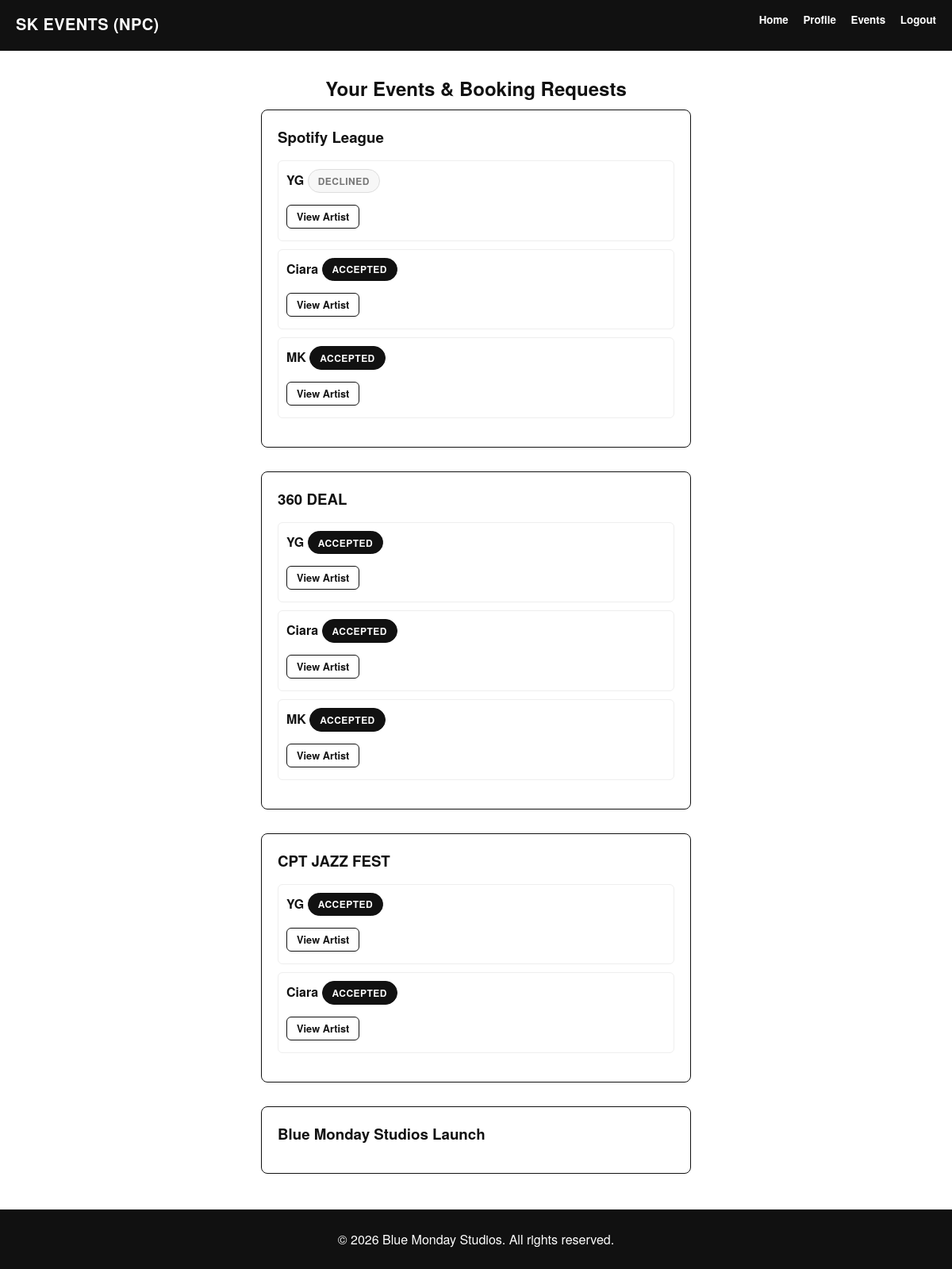
Page /profile/organiser/events/ (signed in) on the committed database.
### core/models.py (models this page shows, shortened)
class Event(models.Model):
    organiser = models.ForeignKey(OrganiserProfile, on_delete=models.CASCADE,)
    title = models.CharField(max_length=200)
    image = models.ImageField(upload_to="event_images/")
    created_at = models.DateTimeField(auto_now_add=True)

class BookingRequest(models.Model):
    STATUS_CHOICES = (
        ("PENDING", "Pending"),
        ("ACCEPTED", "Accepted"),
        ("DECLINED", "Declined"),
    )
    event = models.ForeignKey(Event, on_delete=models.CASCADE)
    artist = models.ForeignKey(ArtistProfile, on_delete=models.CASCADE)
    status = models.CharField(max_length=10, choices=STATUS_CHOICES, default="PENDING")
    created_at = models.DateTimeField(auto_now_add=True)
    class Meta:
        unique_together = ("event", "artist")  # 🔒 prevents duplicates

class ArtistProfile(models.Model):
    user = models.OneToOneField(User, on_delete=models.CASCADE, related_name="artist")
    stage_name = models.CharField(max_length=100, blank=True)
    social_link = models.URLField(blank=True)
    audio = models.FileField(upload_to="artist_audio/", blank=True, null=True)

### core/views.py (the view)
# urls.py: path("profile/organiser/events/", views.organiser_events, name="organiser-events"),
@login_required
def organiser_events(request):
    user = request.user
    events = Event.objects.filter(organiser=user.organiserprofile)
    bookings = BookingRequest.objects.filter(
        event__in=events
    ).select_related("artist", "event")
    return render(
        request,
        "profile/organiser/events.html",
        {
            "events": events,
            "bookings": bookings,
        },
    )

### templates/profile/organiser/events.html (shortened to what this page needs)
{% extends "layout.html" %}
{% block content %}
<h2>Your Events & Booking Requests</h2>
{% for event in events %}
    <div class="card">
        <h3>{{ event.title }}</h3>
        <ul>
        {% for booking in bookings %}
            {% if booking.event.id == event.id %}
                <li>
                    <strong>{{ booking.artist.stage_name }}</strong>
                    <span class="status-badge status-{{ booking.status|lower }}">
                        {{ booking.status }}
                    </span>
                    <div class="event-actions">
                        <a class="btn secondary small" href="{% url 'artist-review' booking.artist.id %}">
                            View Artist
                        </a>
                    </div>
                </li>
            {% endif %}
        {% empty %}
            <li>No booking requests yet.</li>
        {% endfor %}
        </ul>
    </div>
{% empty %}
    <p>You have not created any events yet.</p>
{% endfor %}
{% endblock %}

### static/css/style.css (style rules this page uses)
:root { --ink: #111111; --ink-soft: #333333; --paper: #ffffff; --paper-dim: #f7f7f7; --line: #dddddd; --line-soft: #eeeeee; --muted: #767676; --radius: 6px; --radius-pill: 999px; }
body { font-family: "Helvetica Neue", Helvetica, Arial, sans-serif; background: var(--paper); color: var(--ink); margin: 0; padding: 0; padding-bottom: 60px; text-align: center; font-style: normal; font-size: medium; }
a { color: var(--ink); text-decoration: none; margin-bottom: 10px; }
h1, h2, h3 { margin: 0 0 10px 0; }
.btn { display: inline-block; padding: 10px 20px; background: var(--ink); color: var(--paper); border: 1.5px solid var(--ink); border-radius: var(--radius); font-weight: 700; margin: 5px 0; cursor: pointer; font-size: 1em; }
.btn.secondary { background: var(--paper); color: var(--ink); }
.btn.small { padding: 5px 12px; font-size: 0.8em; }
ul { list-style: none; padding: 0; }
ul li { margin-bottom: 10px; padding: 10px; border: 1px solid var(--line-soft); border-radius: var(--radius); }
.card { max-width: 500px; margin: 0 auto 30px auto; padding: 20px; border: 1.5px solid var(--ink); border-radius: 8px; background: var(--paper); text-align: left; }
.event-actions, .event-action { margin-top: auto; padding-top: 10px; }
.status-badge, .badge { display: inline-block; padding: 0.3rem 0.75rem; border-radius: var(--radius-pill); font-size: 0.75rem; font-weight: 700; text-transform: uppercase; letter-spacing: 0.04em; border: 1.5px solid var(--ink); }
.status-accepted, .badge-accepted { background: var(--ink); color: var(--paper); }
.status-declined, .badge-declined { background: var(--paper-dim); color: var(--muted); border-color: var(--line); }

### rows in the picture
Event: title "Spotify League"
BookingRequest: artist.stage_name "YG", status "DECLINED"
BookingRequest: artist.stage_name "Ciara", status "ACCEPTED"
BookingRequest: artist.stage_name "MK", status "ACCEPTED"
Event: title "360 DEAL"
BookingRequest: artist.stage_name "YG", status "ACCEPTED"
BookingRequest: artist.stage_name "Ciara", status "ACCEPTED"
BookingRequest: artist.stage_name "MK", status "ACCEPTED"
Event: title "CPT JAZZ FEST"
BookingRequest: artist.stage_name "YG", status "ACCEPTED"
BookingRequest: artist.stage_name "Ciara", status "ACCEPTED"
Event: title "Blue Monday Studios Launch"
